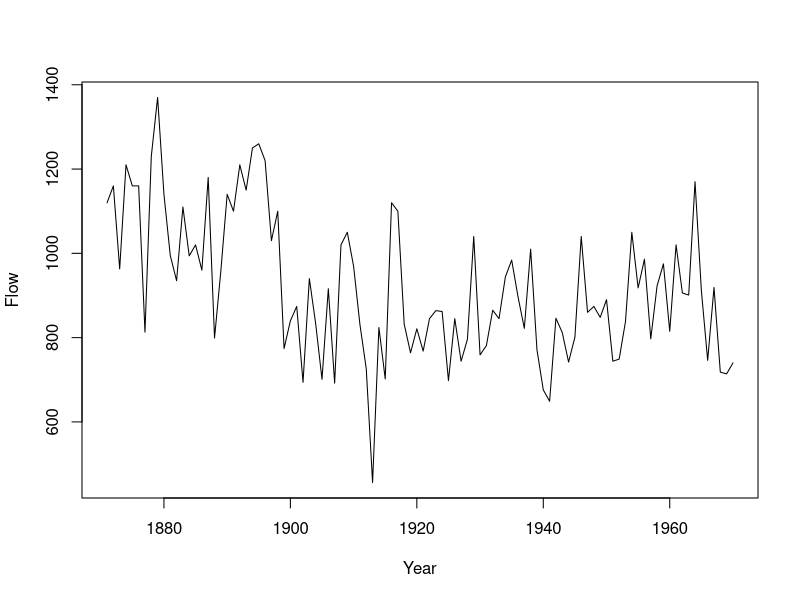

The R source for this figure: (Note: this script raises an error after producing the figure.)
## ----IntroData-----------------------------------------------------------
str(LakeHuron) 
str(lynx) 
str(Nile) 

## ----MakeTSTemp----------------------------------------------------------
Temp.ts = as.ts(airquality$Temp) 

## ----NilePlot------------------------------------------------------------
plot(Nile, xlab="Year", ylab="Flow") 

## ----NilePlotSVG---------------------------------------------------------
TimeSeriesPlot(Nile, xlab="Year", ylab="Flow") 

## ----TSPlotsCompared-----------------------------------------------------
plot(airquality$Temp, ylab="Temperature") 
plot(Temp.ts, ylab="Temperature") 

## ----FilterExample-------------------------------------------------------
plot(Nile) 
for(i in 1:4){ 
w=4*i-1 # choose the window (3, 7,11,15) 
lines( (start(Nile)[1]):end(Nile)[1], filter(Nile, rep(1/w, w), sides=1), col=i+2) 
} 

## ----BoxTest-------------------------------------------------------------
Box.test(Nile, lag=20) 

## ----ForecastTests-------------------------------------------------------
library(tseries) 
library(forecast) 
adf.test(Nile) 
pp.test(Nile) 
kpss.test(Nile) 

## ----NileACF-------------------------------------------------------------
acf(Nile) 

## ----NileACFNoPlot-------------------------------------------------------
acf(Nile, plot=FALSE) 
pacf(Nile, plot=FALSE) 

## ----getAustResData------------------------------------------------------
str(austres) 

## ----DecomposeAustRes----------------------------------------------------
AustRes.dec1 = decompose(austres) 
Aust.dec2 =decompose(austres, type="mul") 

## ----STLAustRes----------------------------------------------------------
AustRes.dec3 = stats::stl(austres, s.window="periodic") 
AustRes.dec3 
plot(AustRes.dec3) 

## ----NileHoltWinters-----------------------------------------------------
Nile.hw1 = HoltWinters(Nile, beta=FALSE, gamma = FALSE) 
Nile.hw1 
plot(Nile.hw1) 

## ----AustResHW-----------------------------------------------------------
AustRes.hw1 = HoltWinters(austres) 
AustRes.hw1 
plot(AustRes.hw1) 
AustRes.hw2 = HoltWinters(austres, seasonal="mult") 
AustRes.hw2 
plot(AustRes.hw2) 

